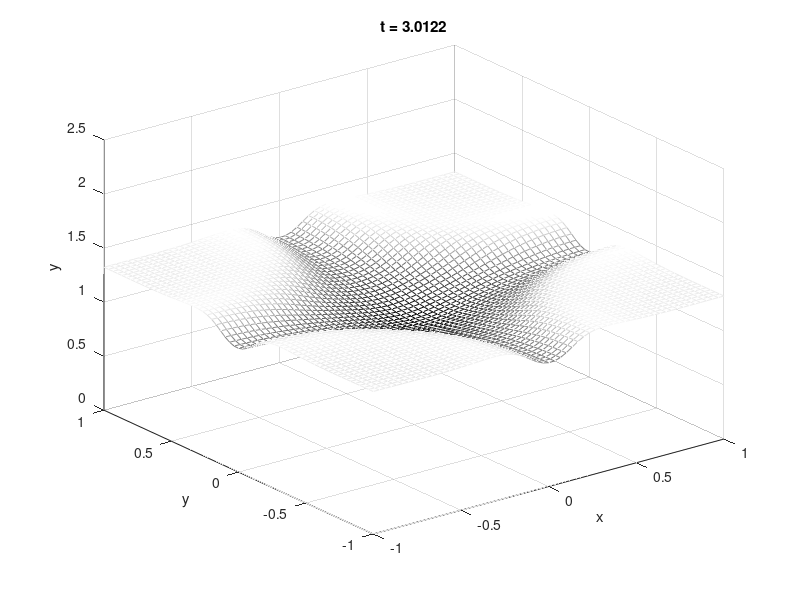

MATLAB code for this plot:
% Author: Karthik Velakur
% Date: July 2014
% This code was written for a numerical methods course (AMATH 745) at... 
% University of Waterloo. 
% Refer the PDF file in same archive for a mathematical background. 
% FVM for shallow water equations
% clear; close all;
% setup grid
m = 60; dx = 2/m; dy = 2/m;
x = -1-dx:dx:1+dx; y = -1-dy:dy:1+dy; [xx,yy] = meshgrid(x,y);
g = 1; c = 0.5;
h = ones(size(xx)); h(xx>=-0.5 & xx<=0.5 & yy>=-0.5 & yy<=0.5) = 2;
% U is our unknown matrix. U(:,:,1)=h,U(:,:2)=hu,U(:,:,3)=hv
U = zeros([size(h) 3]); U(:,:,1) = h;
u = zeros(size(xx)); v = u;
% vectors for circular shift
shiftp1 = circshift((1:length(x))',1);
shiftm1 = circshift((1:length(x))',-1);
mesh(x,y,U(:,:,1)), colormap gray, axis([-1 1 -1 1 0.5 2.5])
title('hit enter to continue')
xlabel x, ylabel y; zlabel h; pause;
t = 0; dt = 0; tstop = 3.0; ii = 1;
numplots = 3; tplot = [1.35;3.0];
Uplot = zeros([size(U) length(tplot)+1]); Uplot(:,:,:,1) = U;
styles = {'k:','k--','k-'};
while t < tstop
    Uold = U; uold = u; vold = v; told = t; t = t + dt;
    
    % calculate lambda = |u| + sqrt(gh) used for finding flux
    lambdau = 0.5*abs(uold+uold(:,shiftm1)) +...
        sqrt(g*0.5*(Uold(:,:,1)+Uold(:,shiftm1,1)));
    lambdav = 0.5*abs(vold+vold(shiftm1,:)) +...
        sqrt(g*0.5*(Uold(:,:,1)+Uold(shiftm1,:,1)));
    lambdamax = norm([lambdau(:); lambdav(:)],Inf);
    
    dt = c*(dx/lambdamax);
    % adjust dt to produce plots at the right time
    if (ii<=length(tplot) && tplot(ii)>=told && tplot(ii)<=t+dt)
        dt = tplot(ii)-t;
        ii = ii + 1;
    end
    
    huv = Uold(:,:,2).*Uold(:,:,3)./Uold(:,:,1);
    ghh = 0.5*g*Uold(:,:,1).^2;
    % calculate (hu,hu^2+gh^2/2,huv)
    lffu = cat(3,Uold(:,:,2),Uold(:,:,2).^2./Uold(:,:,1)+ghh,huv);
    % calcualte (hv,huv,hv^2+gh^2/2)
    lffv = cat(3,Uold(:,:,3),huv,Uold(:,:,3).^2./Uold(:,:,1)+ghh);
    % calculate fluxes
    fluxx =  0.5*(lffu+lffu(:,shiftm1,:)) - ...
        0.5*bsxfun(@times,Uold(:,shiftm1,:)-Uold,lambdau);
    fluxy =  0.5*(lffv+lffv(shiftm1,:,:)) - ...
        0.5*bsxfun(@times,Uold(shiftm1,:,:)-Uold,lambdav);
    % time step
    U = Uold - (dt/dx)*(fluxx - fluxx(:,shiftp1,:)) ...
        - (dt/dy)*(fluxy - fluxy(shiftp1,:,:));
    
    % impose boundary conditions on h
    U(1:end,end,1) =  U(1:end,end-1,1); U(1:end,1,1) =  U(1:end,2,1);
    U(end,1:end,1) =  U(end-1,1:end,1); U(1,1:end,1) =  U(2,1:end,1);
    % on hu
    U(1:end,end,2) = -U(1:end,end-1,2); U(1:end,1,2) = -U(1:end,2,2);
    U(end,1:end,2) =  U(end-1,1:end,2); U(1,1:end,2) =  U(2,1:end,2);
    % on hv
    U(1:end,end,3) =  U(1:end,end-1,3); U(1:end,1,3) =  U(1:end,2,3);
    U(end,1:end,3) = -U(end-1,1:end,3); U(1,1:end,3) = -U(2,1:end,3);
    
    % u = hu./h;            % v = hv./h;
    u = U(:,:,2)./U(:,:,1);   v = U(:,:,3)./U(:,:,1);
    
    % display a movie of height
    mesh(x,y,U(:,:,1)), colormap gray, axis([-1 1 -1 1 0 2.5])
    title(['t = ' num2str(t+dt)])
    xlabel x, ylabel y, zlabel y, pause(0.001)
    %if (ismember(t+dt,tplot))
    if (any(tplot-t-dt==0))
        Uplot(:,:,:,ii) = U;      % store U for plotting
    end
end
% % plotting
% figure; tplot = [0;tplot];
% for ii = 1:length(tplot)
%     subplot(3,3,ii), mesh(x,y,Uplot(:,:,1,ii)), axis equal
%     colormap gray, axis([-1 1 -1 1 0.5 2.5]), xlabel x, ylabel y, zlabel h
%     title(['Height, t = ', num2str(tplot(ii))])
%     subplot(3,3,3+ii), mesh(x,y,Uplot(:,:,2,ii)./Uplot(:,:,1,ii))
%     colormap gray, axis([-1 1 -1 1 -1 1]), xlabel x, ylabel y, zlabel u
%     title(['Vel. u, t = ', num2str(tplot(ii))])
%     subplot(3,3,6+ii), mesh(x,y,Uplot(:,:,3,ii)./Uplot(:,:,1,ii))
%     colormap gray, axis([-1 1 -1 1 -1 1]), xlabel x, ylabel y, zlabel v
%     title(['Vel. v, t = ', num2str(tplot(ii))])
% end